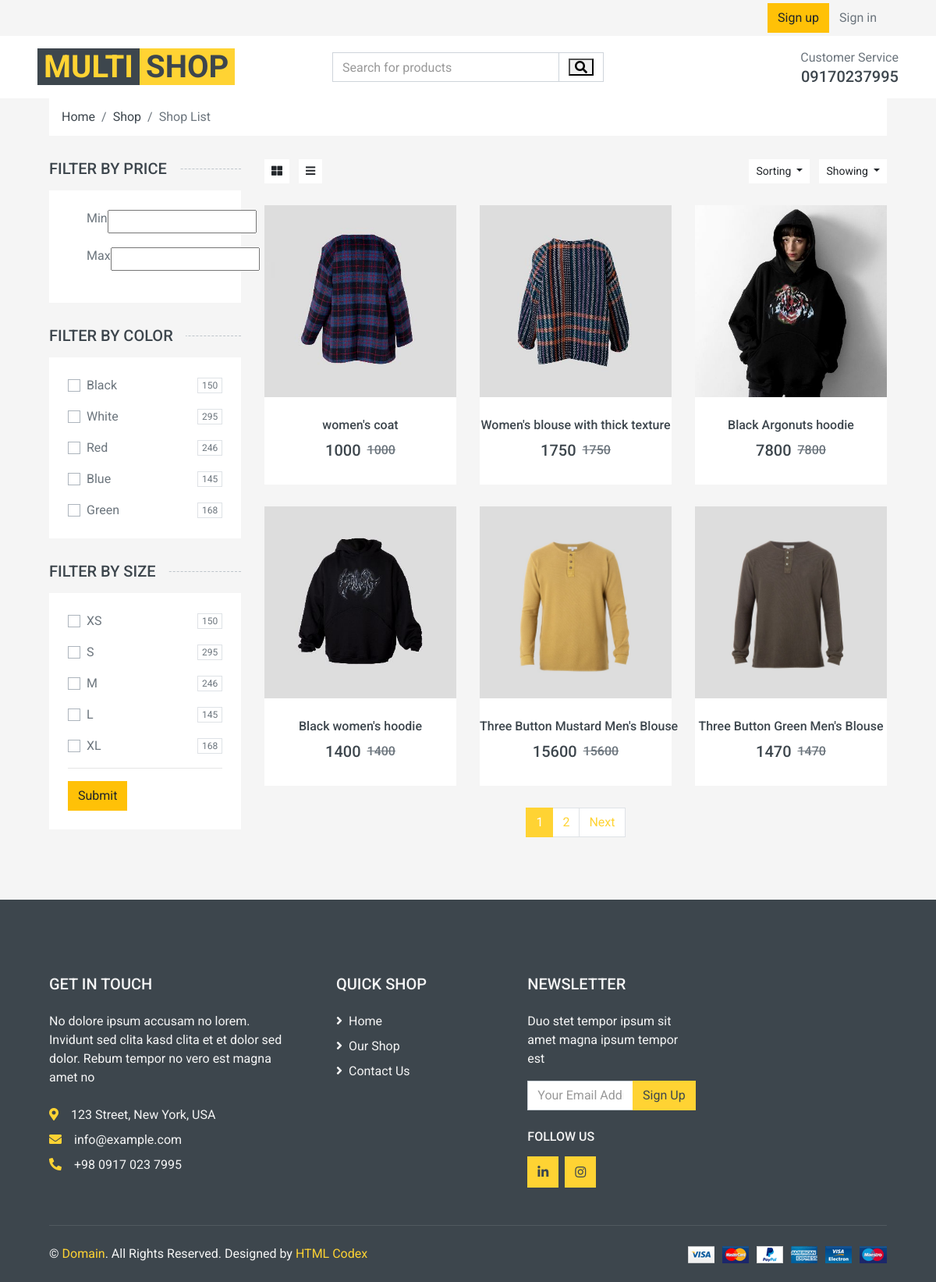
Page /products on the committed database.
### product/models.py (models this page shows, shortened)
class Product(models.Model):
    featured = models.BooleanField(default=False)
    title = models.CharField(max_length=100, blank=True, null=True)
    category = models.ManyToManyField(Category, null=True, blank=True)
    description = models.TextField(null=True, blank=True)
    price = models.IntegerField(null=True, blank=True)
    discount = models.SmallIntegerField(null=True, blank=True)
    image = models.ImageField(null=True)
    size = models.ManyToManyField(Size, related_name="products", null=True, blank=True)
    color = models.ManyToManyField(Color, related_name="color", blank=True, null=True)
    status = models.BooleanField(null=True, default=True)
    created_at = models.DateTimeField(auto_now_add=True, blank=True, null=True)
    def get_absolut_url(self):
        return reverse('product:product_detail', kwargs={"pk": self.id})

### product/views.py (the view)
# urls.py: path("products", views.ProductListView.as_view(), name='product_list'),
class ProductListView(ListView):
    model = Product
    template_name = 'product/products_list.html'
    paginate_by = 6
    def get_context_data(self, **kwargs):
        request = self.request
        colors = request.GET.getlist('color')
        sizes = request.GET.getlist('size')
        min_price = request.GET.get('min_price')
        max_price = request.GET.get('max_price')
        queryset = Product.objects.all()
        if colors:
            queryset = queryset.filter(color__title__in=colors).distinct()
        if sizes:
            queryset = queryset.filter(size__title__in=sizes).distinct()
        if min_price and max_price:
            queryset = queryset.filter(price__lte=max_price, price__gte=min_price)
        paginator = Paginator(queryset, self.paginate_by)
        page_number = request.GET.get('page')
        page_obj = paginator.get_page(page_number)
        context = super(ProductListView, self).get_context_data()
        context['object_list'] = page_obj
        context['paginator'] = paginator
        context['page_obj'] = page_obj
        return context

### context_processrs/context_procssers.py (called while the page is built)
def number_product_user(request):
    order = OrderItem.objects.all()
    return {'number_product': order}

def featured_category(request):
    category = Category.objects.filter(featured=True).order_by('-created_at')[:3]
    return {"fc": category}

def featured_product_list(request):
    featured = Product.objects.filter(featured=True)
    return {"fp": featured}

def recent_product(request):
    recent_product_list = Product.objects.filter(status=True).order_by('-created_at')[:15]
    return {"rp": recent_product_list}

def featured_product(request):
    featured = Product.objects.filter(featured=True).order_by('-created_at')
    return {"fp_s": featured}

### product/templates/product/products_list.html (shortened to what this page needs)
{% extends "base.html" %}
{% load static %}
{% block main %}
    <div class="container-fluid">
        <div class="row px-xl-5">
            <div class="col-12">
                <nav class="breadcrumb bg-light mb-30">
                    <a class="breadcrumb-item text-dark" href="{% url 'product:home' %}">Home</a>
                    <a class="breadcrumb-item text-dark" href="{% url 'product:product_list' %}">Shop</a>
                    <span class="breadcrumb-item active">Shop List</span>
                </nav>
            </div>
        </div>
    </div>
    <div class="container-fluid">
        <div class="row px-xl-5">
            <div class="col-lg-3 col-md-4">
                <h5 class="section-title position-relative text-uppercase mb-3"><span class="bg-secondary pr-3">Filter by price</span>
                </h5>
                <div class="bg-light p-4 mb-30">
                    <form>
                        <div class="custom-control custom-checkbox d-flex align-items-center justify-content-between mb-3">
                            <label for="price-all">Min</label>
                            <input type="number" name="min_price" id="min_price">
                        </div>
                        <div class="custom-control custom-checkbox d-flex align-items-center justify-content-between mb-3">
                            <label for="price-all">Max</label>
                            <input type="number" name="max_price" id="max_price">
                        </div>
                </div>
                <h5 class="section-title position-relative text-uppercase mb-3"><span class="bg-secondary pr-3">Filter by color</span>
                </h5>
                <div class="bg-light p-4 mb-30">
                    <div class="custom-control custom-checkbox d-flex align-items-center justify-content-between mb-3">
                        <label class="custom-control-label" for="color-1">Black</label>
                        <span class="badge border font-weight-normal">150</span>
                    </div>
                    <div class="custom-control custom-checkbox d-flex align-items-center justify-content-between mb-3">
                        <label class="custom-control-label" for="color-2">White</label>
                        <span class="badge border font-weight-normal">295</span>
                    </div>
                    <div class="custom-control custom-checkbox d-flex align-items-center justify-content-between mb-3">
                        <label class="custom-control-label" for="color-3">Red</label>
                        <span class="badge border font-weight-normal">246</span>
                    </div>
                    <div class="custom-control custom-checkbox d-flex align-items-center justify-content-between mb-3">
                        <label class="custom-control-label" for="color-4">Blue</label>
                        <span class="badge border font-weight-normal">145</span>
                    </div>
                    <div class="custom-control custom-checkbox d-flex align-items-center justify-content-between">
                        <label class="custom-control-label" for="color-5">Green</label>
                        <span class="badge border font-weight-normal">168</span>
                    </div>
                </div>
                <h5 class="section-title position-relative text-uppercase mb-3"><span class="bg-secondary pr-3">Filter by size</span>
                </h5>
                <div class="bg-light p-4 mb-30">
                    <div class="custom-control custom-checkbox d-flex align-items-center justify-content-between mb-3">
                        <label class="custom-control-label" for="size-1">XS</label>
                        <span class="badge border font-weight-normal">150</span>
                    </div>
                    <div class="custom-control custom-checkbox d-flex align-items-center justify-content-between mb-3">
                        <label class="custom-control-label" for="size-2">S</label>
                        <span class="badge border font-weight-normal">295</span>
                    </div>
                    <div class="custom-control custom-checkbox d-flex align-items-center justify-content-between mb-3">
                        <label class="custom-control-label" for="size-3">M</label>
                        <span class="badge border font-weight-normal">246</span>
                    </div>
                    <div class="custom-control custom-checkbox d-flex align-items-center justify-content-between mb-3">
                        <label class="custom-control-label" for="size-4">L</label>
                        <span class="badge border font-weight-normal">145</span>
                    </div>
                    <div class="custom-control custom-checkbox d-flex align-items-center justify-content-between">
                        <label class="custom-control-label" for="size-5">XL</label>
                        <span class="badge border font-weight-normal">168</span>
                    </div>
                    <hr>
                    <input class="btn btn-warning" onclick="applyFilters()" type="submit">
                </div>
            </div>
            <div class="col-lg-9 col-md-8">
                <div class="row pb-3">
                    <div class="col-12 pb-1">
                        <div class="d-flex align-items-center justify-content-between mb-4">
                            <div>
                                <button class="btn btn-sm btn-light"><i class="fa fa-th-large"></i></button>
                                <button class="btn btn-sm btn-light ml-2"><i class="fa fa-bars"></i></button>
                            </div>
                            <div class="ml-2">
                                <div class="btn-group">
                                    <button type="button" class="btn btn-sm btn-light dropdown-toggle"
                                            data-toggle="dropdown">Sorting
                                    </button>
                                </div>
                                <div class="btn-group ml-2">
                                    <button type="button" class="btn btn-sm btn-light dropdown-toggle"
                                            data-toggle="dropdown">Showing
                                    </button>
                                </div>
                            </div>
                        </div>
                    </div>
                    {% for pro in object_list %}
                        <div class="col-lg-4 col-md-6 col-sm-6 pb-1">
                            <div class="product-item bg-light mb-4">
                                <div class="product-img position-relative overflow-hidden">
                                    <a href="{{ pro.get_absolut_url }}"><img class="img-fluid w-100"
                                                                             src="{{ pro.image.url }}"
                                                                             alt=""></a>
                                    <div class="product-action">
                                    </div>
                                </div>
                                <div class="text-center py-4">
                                    <a class="h6 text-decoration-none text-truncate"
                                       href="{{ pro.get_absolut_url }}">{{ pro.title }}</a>
                                    <div class="d-flex align-items-center justify-content-center mt-2">
                                        <h5>{{ pro.price }}</h5>
                                        <h6 class="text-muted ml-2">
                                            <del>{{ pro.price }}</del>
                                        </h6>
                                    </div>
                                </div>
                            </div>
                        </div>
                    {% endfor %}
                    <div class="col-12">
                        <nav>
                            <div class="col-12">
                                <nav>
                                    {% if page_obj.paginator.num_pages > 1 %}
                                        <ul class="pagination justify-content-center">
                                            {% for i in page_obj.paginator.page_range %}
                                                <li class="page-item{% if page_obj.number == i %} active{% endif %}">
                                                    <a class="page-link" href="?page=
                                                            {{ i }}{% if request.GET.search %}&search={{ request.GET.search }}{% endif %}">{{ i }}</a>
                                                </li>
                                            {% endfor %}
                                            {% if page_obj.has_next %}
                                                <li class="page-item">
                                                    <a class="page-link" href="?page={{ page_obj.next_page_number }}">Next</a>
                                                </li>
                                            {% endif %}
                                        </ul>
                                    {% endif %}
                                </nav>
                            </div>
                        </nav>
                    </div>
                </div>
            </div>
        </div>
    </div>
{% endblock %}

### rows in the picture
Product: image (picture), title "women's coat", price "1000"
Product: image (picture), title "Women's blouse with thick texture", price "1750"
Product: image (picture), title "Black Argonuts hoodie", price "7800"
Product: image (picture), title "Black women's hoodie", price "1400"
Product: image (picture), title "Three Button Mustard Men's Blouse", price "15600"
Product: image (picture), title "Three Button Green Men's Blouse", price "1470"

### other values in the picture
{{ i }} "1" "2"
